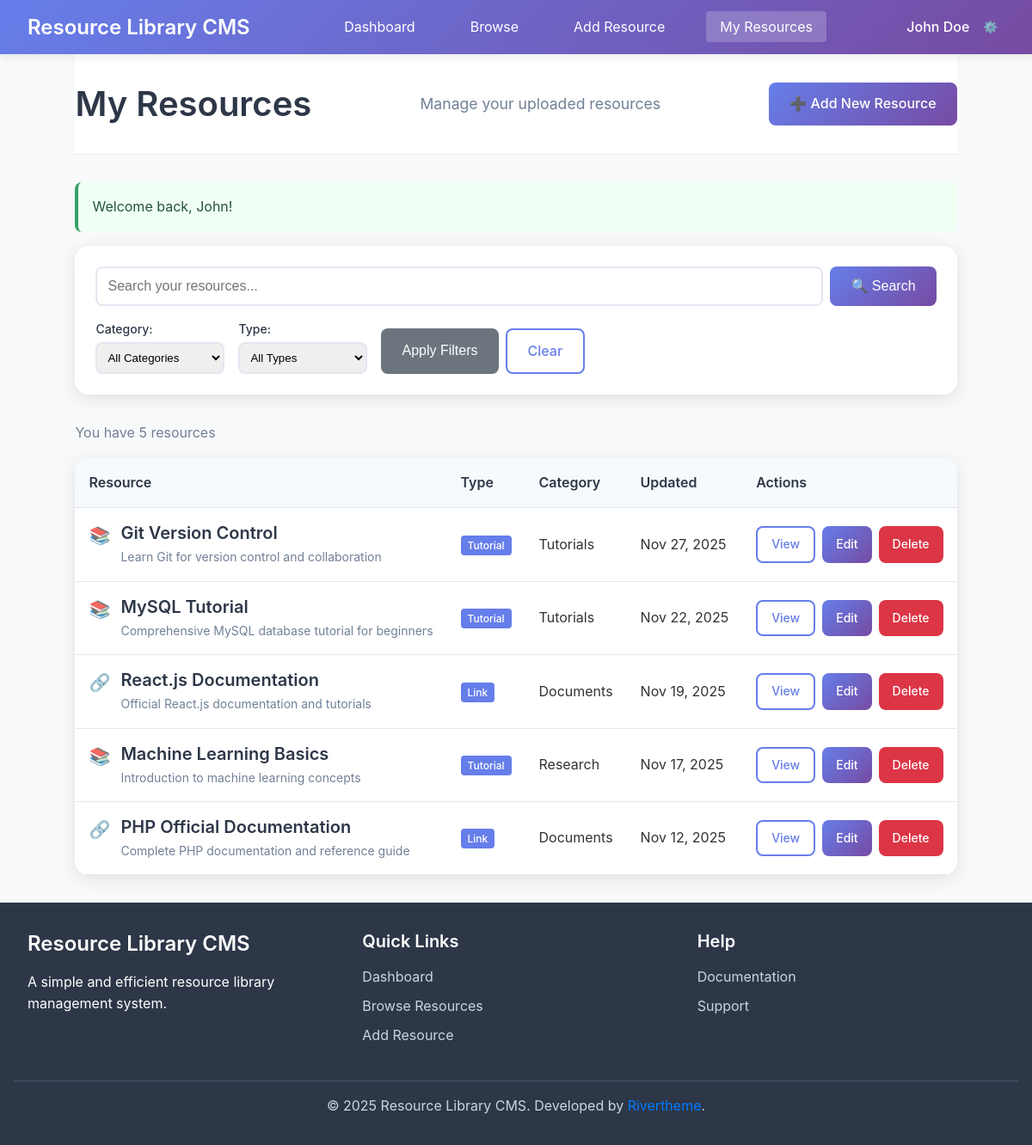
Page /pages/my_resources.php (signed in) on the committed database.
### tables this page shows
CREATE TABLE users (
    id INT AUTO_INCREMENT PRIMARY KEY,
    username VARCHAR(50) UNIQUE NOT NULL,
    email VARCHAR(100) UNIQUE NOT NULL,
    password_hash VARCHAR(255) NOT NULL,
    first_name VARCHAR(50) NOT NULL,
    last_name VARCHAR(50) NOT NULL,
    created_at TIMESTAMP DEFAULT CURRENT_TIMESTAMP,
    updated_at TIMESTAMP DEFAULT CURRENT_TIMESTAMP ON UPDATE CURRENT_TIMESTAMP,
    is_active BOOLEAN DEFAULT TRUE
);

CREATE TABLE resources (
    id INT AUTO_INCREMENT PRIMARY KEY,
    title VARCHAR(200) NOT NULL,
    description TEXT,
    resource_type ENUM('document', 'link', 'video', 'tutorial', 'other') NOT NULL,
    file_path VARCHAR(500),  
    external_url VARCHAR(500),  
    file_size INT,  
    mime_type VARCHAR(100),  
    category_id INT,
    user_id INT NOT NULL,
    created_at TIMESTAMP DEFAULT CURRENT_TIMESTAMP,
    updated_at TIMESTAMP DEFAULT CURRENT_TIMESTAMP ON UPDATE CURRENT_TIMESTAMP,
    is_active BOOLEAN DEFAULT TRUE,
    FOREIGN KEY (category_id) REFERENCES categories(id) ON DELETE SET NULL,
    FOREIGN KEY (user_id) REFERENCES users(id) ON DELETE CASCADE
);

CREATE TABLE categories (
    id INT AUTO_INCREMENT PRIMARY KEY,
    name VARCHAR(100) UNIQUE NOT NULL,
    description TEXT,
    created_at TIMESTAMP DEFAULT CURRENT_TIMESTAMP,
    updated_at TIMESTAMP DEFAULT CURRENT_TIMESTAMP ON UPDATE CURRENT_TIMESTAMP
);

### includes/Database.php (called while the page is built, shortened)
<?php
class Database {
    private $host;
    private $db_name;
    private $username;
    private $password;
    private $charset;
    private $pdo;
    public function __construct() {
        $this->host = DB_HOST;
        $this->db_name = DB_NAME;
        $this->username = DB_USER;
        $this->password = DB_PASS;
        $this->charset = DB_CHARSET;
    }
    public function connect() {
        if ($this->pdo === null) {
            try {
                $dsn = "mysql:host={$this->host};dbname={$this->db_name};charset={$this->charset}";
                $options = [
                    PDO::ATTR_ERRMODE => PDO::ERRMODE_EXCEPTION,
                    PDO::ATTR_DEFAULT_FETCH_MODE => PDO::FETCH_ASSOC,
                    PDO::ATTR_EMULATE_PREPARES => false,
                ];
                $this->pdo = new PDO($dsn, $this->username, $this->password, $options);
            } catch (PDOException $e) {
                throw new Exception("Database connection failed: " . $e->getMessage());
            }
        }
        return $this->pdo;
    }
    public function query($sql, $params = []) {
        try {
            $pdo = $this->connect();
            $stmt = $pdo->prepare($sql);
            $stmt->execute($params);
            return $stmt;
        } catch (PDOException $e) {
            throw new Exception("Query execution failed: " . $e->getMessage());
        }
    }
    public function fetch($sql, $params = []) {
        $stmt = $this->query($sql, $params);
        return $stmt->fetch();
    }
    public function fetchAll($sql, $params = []) {
        $stmt = $this->query($sql, $params);
        return $stmt->fetchAll();
    }
}
?>

### pages/my_resources.php (the view, shortened to what this page needs)
<?php
require_once '../includes/init.php';
$search = sanitize_input($_GET['search'] ?? '');
$page = max(1, (int)($_GET['page'] ?? 1));
$per_page = 10;
$offset = ($page - 1) * $per_page;
$where_conditions = ["r.user_id = ?", "r.is_active = 1"];
$params = [get_current_user_id()];
$where_clause = implode(' AND ', $where_conditions);
try {
    $count_sql = "
        SELECT COUNT(*) as total
        FROM resources r
        WHERE $where_clause
    ";
    $total_resources = $db->fetch($count_sql, $params)['total'];
} catch (Exception $e) {
    $total_resources = 0;
    $total_pages = 1;
}
try {
    $sql = "
        SELECT r.*, c.name as category_name
        FROM resources r
        LEFT JOIN categories c ON r.category_id = c.id
        WHERE $where_clause
        ORDER BY r.updated_at DESC
        LIMIT $per_page OFFSET $offset
    ";
    $resources = $db->fetchAll($sql, $params);
} catch (Exception $e) {
    $resources = [];
}
?>
<!DOCTYPE html>
<html lang="en">
<head>
    <link rel="stylesheet" href="../assets/css/style.css">
</head>
<body>
    <?php include '../includes/header.php'; ?>
    <div class="container">
        <div class="page-header">
            <h1>My Resources</h1>
            <p>Manage your uploaded resources</p>
            <div class="page-actions">
                <a href="add_resource.php" class="btn btn-primary">➕ Add New Resource</a>
            </div>
        </div>
        <div class="search-filters">
            <form method="GET" action="" class="filter-form">
                <div class="search-row">
                    <div class="search-input">
                        <input type="text" name="search" placeholder="Search your resources..."
                               value="<?php echo htmlspecialchars($search); ?>">
                        <button type="submit" class="btn btn-primary">🔍 Search</button>
                    </div>
                </div>
                <div class="filter-row">
                    <div class="filter-group">
                        <label for="category">Category:</label>
                        <select name="category" id="category">
                            <option value="">All Categories</option>
                        </select>
                    </div>
                    <div class="filter-group">
                        <label for="type">Type:</label>
                        <select name="type" id="type">
                            <option value="">All Types</option>
                        </select>
                    </div>
                    <div class="filter-actions">
                        <button type="submit" class="btn btn-secondary">Apply Filters</button>
                        <a href="my_resources.php" class="btn btn-outline">Clear</a>
                    </div>
                </div>
            </form>
        </div>
        <div class="results-summary">
            <p>
                <?php if ($total_resources > 0): ?>
                    You have <?php echo $total_resources; ?> resource<?php echo $total_resources !== 1 ? 's' : ''; ?>
                <?php endif; ?>
            </p>
        </div>
        <?php if (!empty($resources)): ?>
            <div class="resources-table">
                <table>
                    <thead>
                        <tr>
                            <th>Resource</th>
                            <th>Type</th>
                            <th>Category</th>
                            <th>Updated</th>
                            <th>Actions</th>
                        </tr>
                    </thead>
                    <tbody>
                        <?php foreach ($resources as $resource): ?>
                            <tr>
                                <td>
                                    <div class="resource-info">
                                        <div class="resource-icon-small">
                                            <?php echo get_resource_type_icon($resource['resource_type']); ?>
                                        </div>
                                        <div class="resource-details">
                                            <h4><a href="view_resource.php?id=<?php echo $resource['id']; ?>"><?php echo htmlspecialchars($resource['title']); ?></a></h4>
                                            <p><?php echo truncate_text(htmlspecialchars($resource['description']), 80); ?></p>
                                        </div>
                                    </div>
                                </td>
                                <td>
                                    <span class="resource-type-badge"><?php echo ucfirst($resource['resource_type']); ?></span>
                                </td>
                                <td>
                                    <?php echo htmlspecialchars($resource['category_name'] ?? 'Uncategorized'); ?>
                                </td>
                                <td>
                                    <?php echo format_date($resource['updated_at'], 'M j, Y'); ?>
                                </td>
                                <td>
                                    <div class="action-buttons">
                                        <a href="view_resource.php?id=<?php echo $resource['id']; ?>" class="btn btn-small btn-outline">View</a>
                                        <a href="edit_resource.php?id=<?php echo $resource['id']; ?>" class="btn btn-small btn-primary">Edit</a>
                                        <a href="delete_resource.php?id=<?php echo $resource['id']; ?>" class="btn btn-small btn-danger"
                                           onclick="return confirm('Are you sure you want to delete this resource?')">Delete</a>
                                    </div>
                                </td>
                            </tr>
                        <?php endforeach; ?>
                    </tbody>
                </table>
            </div>
        <?php endif; ?>
    </div>
    <?php include '../includes/footer.php'; ?>
</body>
</html>

### includes/header.php (shortened to what this page needs)
<?php
$current_user = get_current_user_data($db);
?>
<header class="main-header">
    <div class="container">
        <div class="header-content">
            <div class="logo">
                <a href="dashboard.php">
                    <h1><?php echo SITE_NAME; ?></h1>
                </a>
            </div>
            <nav class="main-nav">
                <ul>
                    <li><a href="dashboard.php" class="<?php echo basename($_SERVER['PHP_SELF']) == 'dashboard.php' ? 'active' : ''; ?>">Dashboard</a></li>
                    <li><a href="browse.php" class="<?php echo basename($_SERVER['PHP_SELF']) == 'browse.php' ? 'active' : ''; ?>">Browse</a></li>
                    <li><a href="add_resource.php" class="<?php echo basename($_SERVER['PHP_SELF']) == 'add_resource.php' ? 'active' : ''; ?>">Add Resource</a></li>
                    <li><a href="my_resources.php" class="<?php echo basename($_SERVER['PHP_SELF']) == 'my_resources.php' ? 'active' : ''; ?>">My Resources</a></li>
                </ul>
            </nav>
            <div class="user-menu">
                <div class="user-info">
                    <span class="user-name"><?php echo htmlspecialchars($current_user['first_name'] . ' ' . $current_user['last_name']); ?></span>
                    <div class="user-dropdown">
                        <button class="dropdown-toggle">⚙️</button>
                    </div>
                </div>
            </div>
        </div>
    </div>
</header>

### rows in the picture
users: first_name+last_name "John Doe"
resources: resource_type "📚", title "Git Version Control", description "Learn Git for version control and collaboration", resource_type "Tutorial", category.name "Tutorials", updated_at "Nov 27, 2025"
resources: resource_type "📚", title "MySQL Tutorial", description "Comprehensive MySQL database tutorial for beginners", resource_type "Tutorial", category.name "Tutorials", updated_at "Nov 22, 2025"
resources: resource_type "🔗", title "React.js Documentation", description "Official React.js documentation and tutorials", resource_type "Link", category.name "Documents", updated_at "Nov 19, 2025"
resources: resource_type "📚", title "Machine Learning Basics", description "Introduction to machine learning concepts", resource_type "Tutorial", category.name "Research", updated_at "Nov 17, 2025"
resources: resource_type "🔗", title "PHP Official Documentation", description "Complete PHP documentation and reference guide", resource_type "Link", category.name "Documents", updated_at "Nov 12, 2025"

### other values in the picture
SITE_NAME "Resource Library CMS"
$message['text'] "Welcome back, John!"
$total_resources "5"
